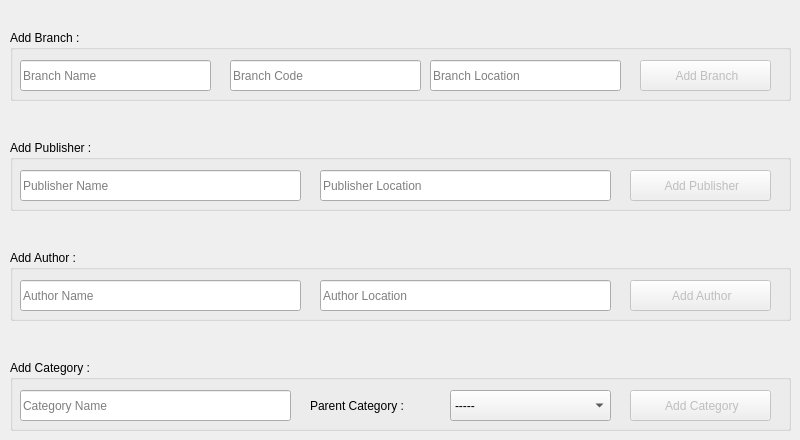
      <widget class="QWidget" name="tab_17">
       <attribute name="title">
        <string>Add Data</string>
       </attribute>
       <widget class="QGroupBox" name="groupBox">
        <property name="geometry">
         <rect>
          <x>10</x>
          <y>30</y>
          <width>781</width>
          <height>71</height>
         </rect>
        </property>
        <property name="title">
         <string>Add Branch :</string>
        </property>
        <widget class="QLineEdit" name="lineEdit_14">
         <property name="geometry">
          <rect>
           <x>10</x>
           <y>30</y>
           <width>191</width>
           <height>31</height>
          </rect>
         </property>
         <property name="placeholderText">
          <string>Branch Name</string>
         </property>
        </widget>
        <widget class="QLineEdit" name="lineEdit_18">
         <property name="geometry">
          <rect>
           <x>220</x>
           <y>30</y>
           <width>191</width>
           <height>31</height>
          </rect>
         </property>
         <property name="placeholderText">
          <string>Branch Code</string>
         </property>
        </widget>
        <widget class="QLineEdit" name="lineEdit_19">
         <property name="geometry">
          <rect>
           <x>420</x>
           <y>30</y>
           <width>191</width>
           <height>31</height>
          </rect>
         </property>
         <property name="placeholderText">
          <string>Branch Location</string>
         </property>
        </widget>
        <widget class="QPushButton" name="pushButton_21">
         <property name="enabled">
          <bool>false</bool>
         </property>
         <property name="geometry">
          <rect>
           <x>630</x>
           <y>30</y>
           <width>131</width>
           <height>31</height>
          </rect>
         </property>
         <property name="cursor">
          <cursorShape>PointingHandCursor</cursorShape>
         </property>
         <property name="text">
          <string> Add Branch</string>
         </property>
         <property name="icon">
          <iconset resource="icons.qrc">
           <normaloff>:/icons/add.png</normaloff>:/icons/add.png</iconset>
         </property>
         <property name="iconSize">
          <size>
           <width>20</width>
           <height>20</height>
          </size>
         </property>
        </widget>
       </widget>
       <widget class="QGroupBox" name="groupBox_2">
        <property name="geometry">
         <rect>
          <x>10</x>
          <y>140</y>
          <width>781</width>
          <height>71</height>
         </rect>
        </property>
        <property name="title">
         <string>Add Publisher :</string>
        </property>
        <widget class="QLineEdit" name="lineEdit_29">
         <property name="geometry">
          <rect>
           <x>10</x>
           <y>30</y>
           <width>281</width>
           <height>31</height>
          </rect>
         </property>
         <property name="placeholderText">
          <string>Publisher Name</string>
         </property>
        </widget>
        <widget class="QPushButton" name="pushButton_22">
         <property name="enabled">
          <bool>false</bool>
         </property>
         <property name="geometry">
          <rect>
           <x>620</x>
           <y>30</y>
           <width>141</width>
           <height>31</height>
          </rect>
         </property>
         <property name="cursor">
          <cursorShape>PointingHandCursor</cursorShape>
         </property>
         <property name="text">
          <string> Add Publisher</string>
         </property>
         <property name="icon">
          <iconset resource="icons.qrc">
           <normaloff>:/icons/add.png</normaloff>:/icons/add.png</iconset>
         </property>
         <property name="iconSize">
          <size>
           <width>20</width>
           <height>20</height>
          </size>
         </property>
        </widget>
        <widget class="QLineEdit" name="lineEdit_30">
         <property name="geometry">
          <rect>
           <x>310</x>
           <y>30</y>
           <width>291</width>
           <height>31</height>
          </rect>
         </property>
         <property name="placeholderText">
          <string>Publisher Location</string>
         </property>
        </widget>
       </widget>
       <widget class="QGroupBox" name="groupBox_3">
        <property name="geometry">
         <rect>
          <x>10</x>
          <y>250</y>
          <width>781</width>
          <height>71</height>
         </rect>
        </property>
        <property name="title">
         <string>Add Author :</string>
        </property>
        <widget class="QPushButton" name="pushButton_23">
         <property name="enabled">
          <bool>false</bool>
         </property>
         <property name="geometry">
          <rect>
           <x>620</x>
           <y>30</y>
           <width>141</width>
           <height>31</height>
          </rect>
         </property>
         <property name="cursor">
          <cursorShape>PointingHandCursor</cursorShape>
         </property>
         <property name="text">
          <string> Add Author</string>
         </property>
         <property name="icon">
          <iconset resource="icons.qrc">
           <normaloff>:/icons/add.png</normaloff>:/icons/add.png</iconset>
         </property>
         <property name="iconSize">
          <size>
           <width>20</width>
           <height>20</height>
          </size>
         </property>
        </widget>
        <widget class="QLineEdit" name="lineEdit_32">
         <property name="geometry">
          <rect>
           <x>310</x>
           <y>30</y>
           <width>291</width>
           <height>31</height>
          </rect>
         </property>
         <property name="placeholderText">
          <string>Author Location</string>
         </property>
        </widget>
        <widget class="QLineEdit" name="lineEdit_31">
         <property name="geometry">
          <rect>
           <x>10</x>
           <y>30</y>
           <width>281</width>
           <height>31</height>
          </rect>
         </property>
         <property name="placeholderText">
          <string>Author Name</string>
         </property>
        </widget>
       </widget>
       <widget class="QGroupBox" name="groupBox_4">
        <property name="geometry">
         <rect>
          <x>10</x>
          <y>360</y>
          <width>781</width>
          <height>71</height>
         </rect>
        </property>
        <property name="title">
         <string>Add Category :</string>
        </property>
        <widget class="QPushButton" name="pushButton_25">
         <property name="enabled">
          <bool>false</bool>
         </property>
         <property name="geometry">
          <rect>
           <x>620</x>
           <y>30</y>
           <width>141</width>
           <height>31</height>
          </rect>
         </property>
         <property name="cursor">
          <cursorShape>PointingHandCursor</cursorShape>
         </property>
         <property name="text">
          <string> Add Category</string>
         </property>
         <property name="icon">
          <iconset resource="icons.qrc">
           <normaloff>:/icons/add.png</normaloff>:/icons/add.png</iconset>
         </property>
         <property name="iconSize">
          <size>
           <width>20</width>
           <height>20</height>
          </size>
         </property>
        </widget>
        <widget class="QLineEdit" name="lineEdit_39">
         <property name="geometry">
          <rect>
           <x>10</x>
           <y>30</y>
           <width>271</width>
           <height>31</height>
          </rect>
         </property>
         <property name="placeholderText">
          <string>Category Name</string>
         </property>
        </widget>
        <widget class="QComboBox" name="comboBox_8">
         <property name="geometry">
          <rect>
           <x>440</x>
           <y>30</y>
           <width>161</width>
           <height>31</height>
          </rect>
         </property>
         <property name="placeholderText">
          <string/>
         </property>
         <item>
          <property name="text">
           <string>-----</string>
          </property>
         </item>
        </widget>
        <widget class="QLabel" name="label_8">
         <property name="geometry">
          <rect>
           <x>300</x>
           <y>30</y>
           <width>121</width>
           <height>31</height>
          </rect>
         </property>
         <property name="text">
          <string>Parent Category :</string>
         </property>
        </widget>
       </widget>
      </widget>
